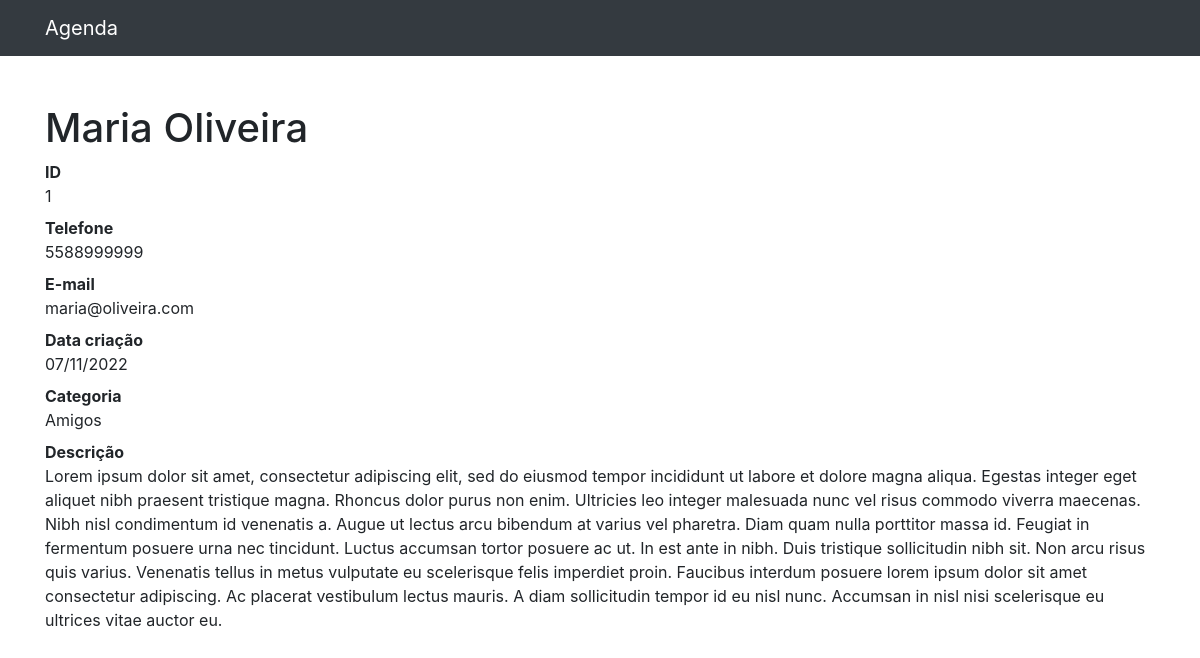
The page /1 on the database its author committed.
### contatos/models.py (models this page shows, shortened)
class Contato(models.Model):
    nome = models.CharField(max_length=255)
    sobrenome = models.CharField(max_length=255, blank=True)
    telefone = models.CharField(max_length=255)
    email = models.CharField(max_length=255, blank=True)
    data_criacao = models.DateTimeField(default=timezone.now)
    descricao = models.TextField(blank=True)
    categoria = models.ForeignKey(Categoria, on_delete=models.DO_NOTHING)
    mostrar = models.BooleanField(default=True)

class Categoria(models.Model):
    nome = models.CharField(max_length=255)
    def __str__(self) -> str:
        return self.nome

### contatos/views.py (the view)
# urls.py: path('<int:contato_id>',views.ver_contato, name='ver_contato'),
def ver_contato(request, contato_id):
    contato = get_object_or_404(Contato, id=contato_id)
    if not contato.mostrar:
        raise Http404()
    return render(request, "contatos/ver_contato.html", {"contato": contato})

### contatos/templates/contatos/ver_contato.html
{% extends 'base.html' %}
{% block conteudo %}
<h1 class="mt-5">{{ contato.nome}} {{ contato.sobrenome}}</h1>
<dl>
    <dt>ID</dt>
    <dd>{{ contato.id }}</dd>
    <dt>Telefone</dt>
    <dd>{{ contato.telefone }}</dd>
    <dt>E-mail</dt>
    <dd>{{ contato.email }}</dd>
    <dt>Data criação</dt>
    <dd>{{ contato.data_criacao|date:'d/m/Y' }}</dd>
    <dt>Categoria</dt>
    <dd>{{ contato.categoria }}</dd>
    <dt>Descrição</dt>
    <dd>
        {{ contato.descricao }}
    </dd>
</dl>
{% endblock %}

### rows shown on the page
Contato: nome "Maria", sobrenome "Oliveira", id "1", telefone "5588999999", email "maria@oliveira.com", data_criacao "07/11/2022", categoria "Amigos", descricao "Lorem ipsum dolor sit amet, consectetur adipiscing elit, sed do eiusmod tempor incididunt ut labore et dolore magna aliqua. Egestas integer eget aliquet nibh praesent tristique magna. Rhoncus dolor purus non enim. Ultricies leo integer malesuada nunc vel risus commodo viverra maecenas. Nibh nisl condimentum id venenatis a. Augue ut lectus arcu bibendum at varius vel pharetra. Diam quam nulla porttitor massa id. Feugiat in fermentum posuere urna nec tincidunt. Luctus accumsan tortor posuere ac ut. In est ante in nibh. Duis tristique sollicitudin nibh sit. Non arcu risus quis varius. Venenatis tellus in metus vulputate eu scelerisque felis imperdiet proin. Faucibus interdum posuere lorem…"
